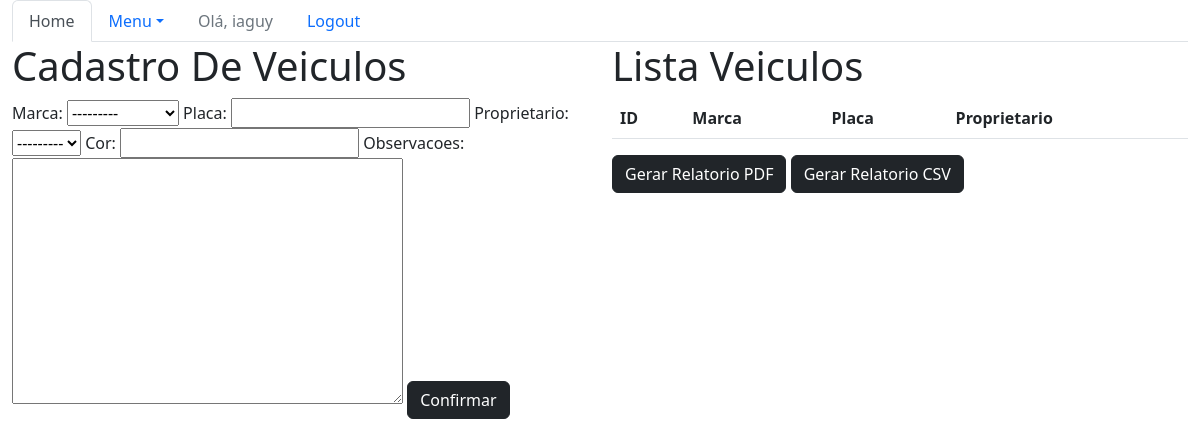
The app's page /sistema/veiculos/ (signed in), older data.
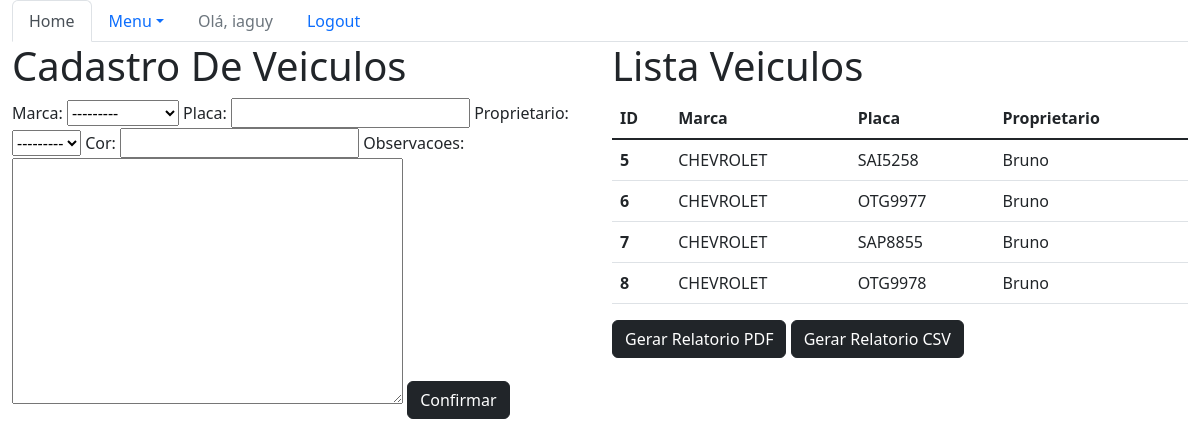
The same page, newer data.
### core/models.py (models this page shows, shortened)
class Veiculo(models.Model):
    marca = models.ForeignKey(Marca, on_delete=models.CASCADE)
    placa = models.CharField(max_length=7)
    proprietario = models.ForeignKey(Pessoa, on_delete=models.CASCADE)
    cor = models.CharField(max_length=15)
    observacoes = models.TextField()

class Marca(models.Model):
    nome = models.CharField(max_length=50)
    def __str__(self):
        return self.nome

class Pessoa(models.Model):
    nome = models.CharField(max_length=100)
    endereco = models.CharField(max_length=200)
    telefone = models.CharField(max_length=20)
    def __str__(self):
        return self.nome

### core/views.py (the view)
# urls.py: path('veiculos/', lista_veiculos, name='core_lista_veiculos'),
@login_required
def lista_veiculos(request):
    veiculos = Veiculo.objects.all()
    form = VeiculoForm()
    data = {'veiculos': veiculos, 'form': form}
    return render(request, 'core/lista_veiculos.html', data)

### core/forms.py
class VeiculoForm(ModelForm):
    class Meta:
        model = Veiculo
        fields = '__all__'

### core/templates/core/lista_veiculos.html (shortened to what this page needs)
{% extends 'base.html' %}
{% load bootstrap %}
{% block menu %}
    <ul class="nav nav-tabs">
        <li class="nav-item">
        <a class="nav-link active" aria-current="page" href="{% url 'core_home' %}">Home</a>
        </li>
        <li class="nav-item dropdown">
        <a class="nav-link dropdown-toggle" data-bs-toggle="dropdown" href="#" role="button" aria-expanded="false">Menu</a>
        {% if user.is_authenticated %}
            <li class="nav-item">
                <a class="nav-link disabled" href="#">Olá, {{ user }}</a>
            </li>
            </li>
            <li class="nav-item">
                <a class="nav-link" href="{% url 'logout' %}">Logout</a>
            </li>
        {% else %}
            </li>
                <li class="nav-item">
                    <a class="nav-link" href="{% url 'login' %}">Login</a>
                </li>
        {% endif %}
    </ul>
{% endblock menu %}
{% block main %}
    <!DOCTYPE html>
    <html lang="pt-br">
    <head>
    </head>
    <body>
        <div class="row">
            <div class="col-sm-6">
                <h1>Cadastro De Veiculos</h1>
                <form action="{% url 'core_veiculo_novo'%}" method="POST">
                    {{ form|bootstrap }}
                    <button type="submit" class="btn btn-dark">Confirmar</button>
                </form>
            </div>
            <div class="col-sm-6">
                <h1>Lista Veiculos</h1>
                <table class="table">
                    <thead>
                      <tr>
                        <th scope="col">ID</th>
                        <th scope="col">Marca</th>
                        <th scope="col">Placa</th>
                        <th scope="col">Proprietario</th>
                      </tr>
                    </thead>
                    <tbody>
                        {% for veiculo in veiculos %}
                            <tr>
                                <th scope="row">{{veiculo.id}}</th>
                                <td><a href="{% url 'core_veiculo_update' veiculo.id%}">{{veiculo.marca}}</a></td>
                                <td>{{veiculo.placa}}</td>
                                <td>{{veiculo.proprietario}}</td>
                            </tr>
                        {% endfor %}
                    </tbody>
                  </table>
                  <a href="{% url 'relatorio_pdf' %}" class="btn btn-dark">Gerar Relatorio PDF</button></a>
                  <a href="{% url 'relatorio_csv' %}" class="btn btn-dark">Gerar Relatorio CSV</button></a>
            </div>
    </body>
    </html>
{% endblock %}

### templates/base.html (shortened to what this page needs)
{% load static %}
<!DOCTYPE html>
<html lang="pt-br">
<head>
    <link rel="stylesheet" href="{% static 'bootstrap/css/link.css' %}">
    <link rel="stylesheet" href="{% static 'bootstrap/css/bootstrap.css' %}">
    <link href="https://cdn.jsdelivr.net/npm/bootstrap@5.2.0-beta1/dist/css/bootstrap.min.css" rel="stylesheet">
</head>
<body>
    <div class="container-fluid">
        {% block menu %}
        {% endblock  %}
        {% block main %}
        {% endblock %}
    </div>
</body>
</html>

Row changes from the older to the newer data that the page shows:
added Veiculo: id "5", marca "CHEVROLET", placa "SAI5258", proprietario "Bruno"
added Veiculo: id "6", marca "CHEVROLET", placa "OTG9977", proprietario "Bruno"
added Veiculo: id "7", marca "CHEVROLET", placa "SAP8855", proprietario "Bruno"
added Veiculo: id "8", marca "CHEVROLET", placa "OTG9978", proprietario "Bruno"
